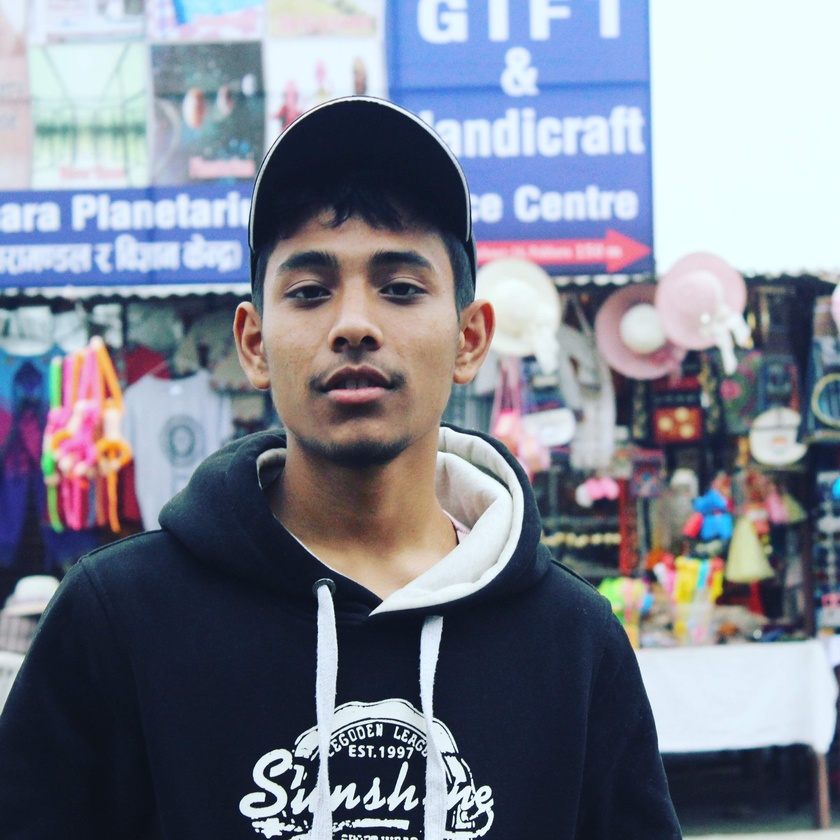
#> input picture DIP lab (copy)/me.jpg, 840 x 840 px, shrunk from 3456 x 3456 before the run
$ python 2GrayScale.py
#> lines starting #> are read from the running program, lines starting #| are printed output that depends on the picture; after the words box and inside, x2 and y2 are one past the last pixel; in counts of white or black regions, pixels touching at a corner belong together
import cv2

image_path = 'me.jpg'
image = cv2.imread(image_path)
#> image is the input picture: shape (840, 840, 3); mean B, G, R 143.3, 129.3, 124

gray_image = cv2.cvtColor(image, cv2.COLOR_BGR2GRAY)
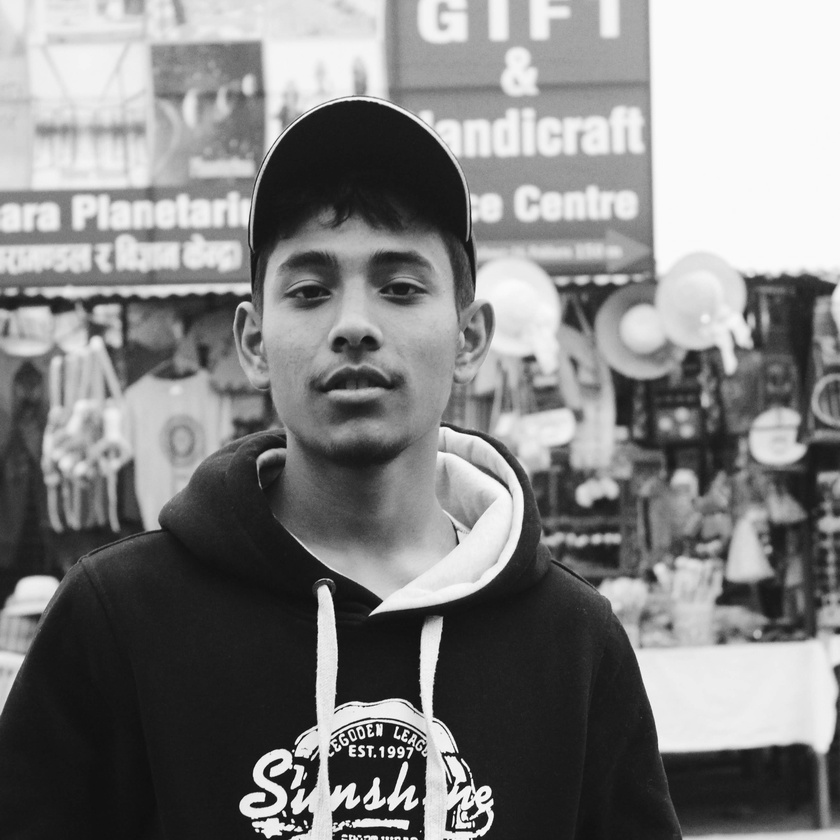
#> gray_image: shape (840, 840); min 6, max 253, mean 129.4

cv2.imwrite('gray_image.jpg', gray_image)

cv2.imshow('Gray Image', gray_image)

threshold_value = 70

ret, binary_image = cv2.threshold(gray_image, threshold_value, 255, cv2.THRESH_BINARY)
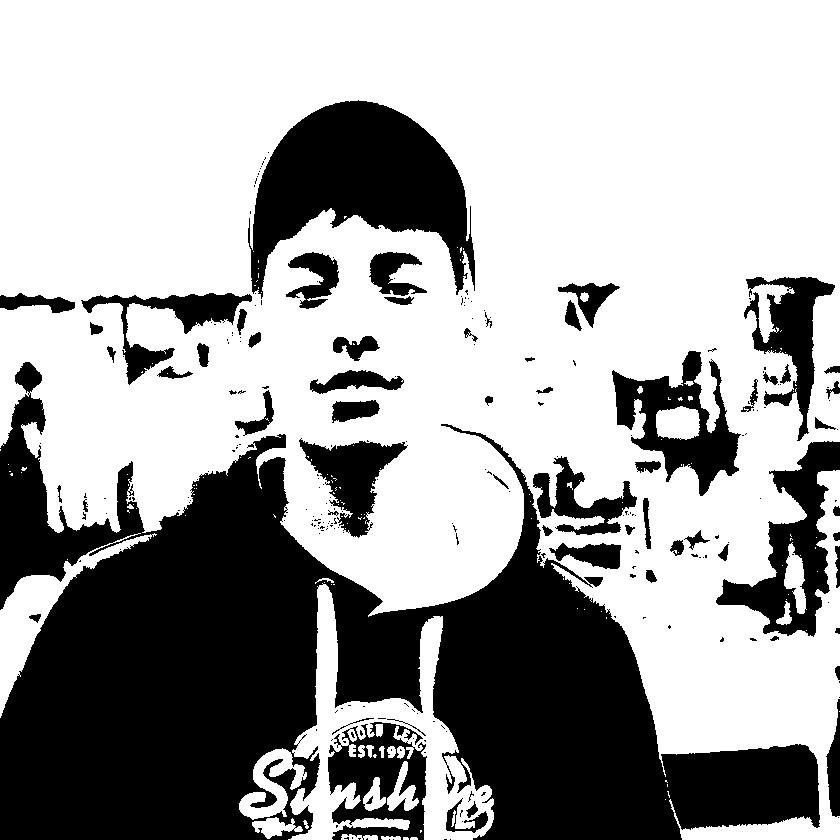
#> binary_image: shape (840, 840); 64.2% white; 253 black regions (190 under 20 px), largest, box (x1, y1, x2, y2) and area: (0, 362, 820, 840) 174212, (248, 100, 475, 299) 23527, (716, 441, 840, 637) 8652
#> ret = 70

cv2.imwrite('binary_image1.jpg', binary_image)

cv2.imshow('Binary Image', binary_image)
cv2.waitKey(0)
cv2.destroyAllWindows()

$ run again, with DIP lab (copy)/nature.jpg copied over DIP lab (copy)/me.jpg
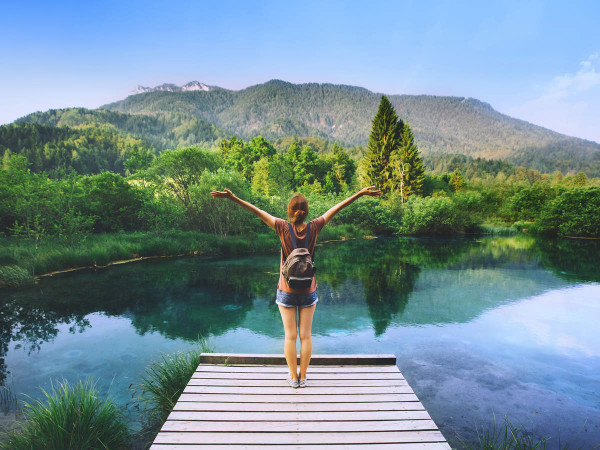
#> input picture DIP lab (copy)/nature.jpg, 600 x 450 px
#> image is the input picture: shape (450, 600, 3); mean B, G, R 147.9, 141.5, 116.6
#> `gray_image = cv2.cvtColor(image, cv2.COLOR_BGR2GRAY)`:
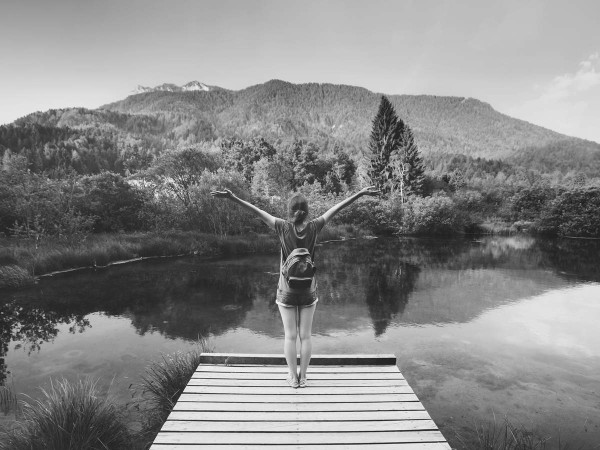
#> gray_image: shape (450, 600); min 24, max 249, mean 134.8
#> `ret, binary_image = cv2.threshold(gray_image, threshold_value, 255, cv..`:
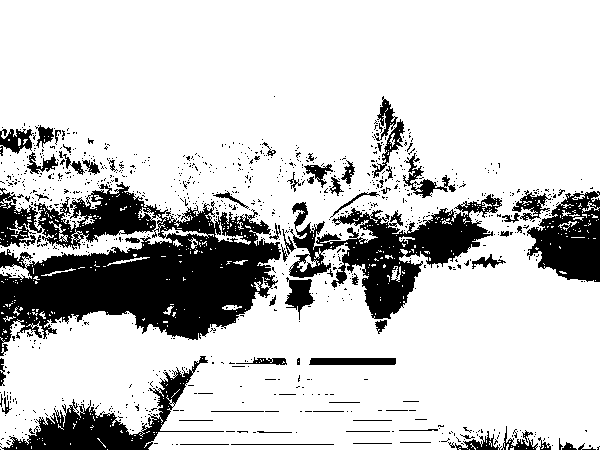
#> binary_image: shape (450, 600); 79.5% white; 982 black regions (915 under 20 px), largest, box (x1, y1, x2, y2) and area: (0, 182, 281, 356) 26193, (289, 194, 502, 319) 9415, (0, 356, 224, 450) 4984
#> ret = 70
